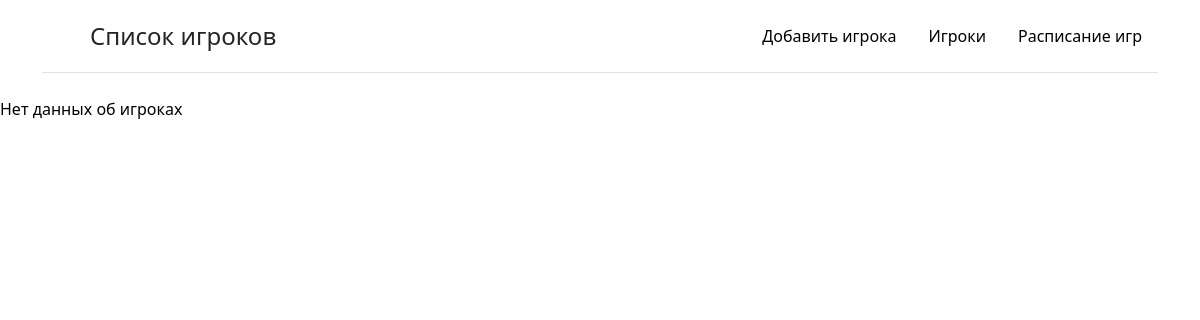
Page /listplayer/ on the earlier database version.
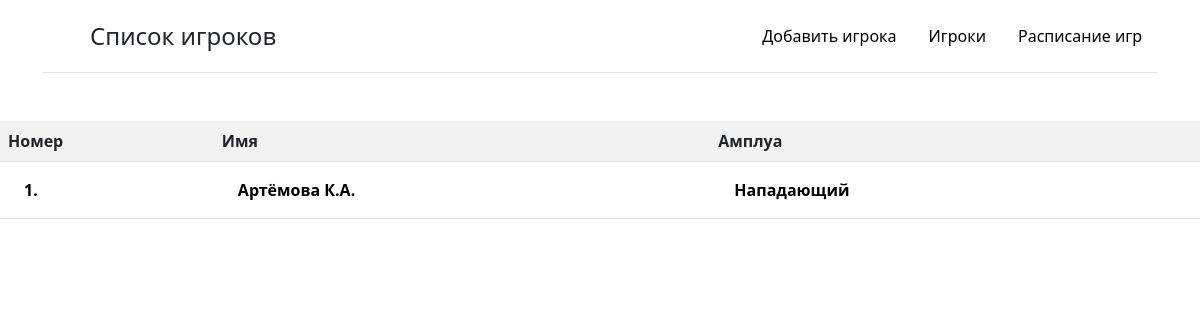
Same page on the later database version.
### bd_team/models.py (models this page shows, shortened)
class Player(models.Model):
    name = models.CharField(max_length=100, null = False, verbose_name= "ФИО")
    date_birth = models.DateField(null = True, verbose_name="Дата рождения")
    citizenship = models.CharField(max_length= 100, null = True, verbose_name="Гражданство")
    role = models.ForeignKey('Category_Player', on_delete=models.PROTECT, null = True, verbose_name="Амплуа")
    number = models.IntegerField(null = False,  unique = True, verbose_name = "Номер")
    photo = models.ImageField(null = True, upload_to="photos/")
    base = models.BooleanField(default=False, verbose_name='Основа')
    def get_absolute_url(self):
        return reverse('player', kwargs={'player_id':self.pk})

class Category_Player(models.Model):
    name = models.CharField(max_length=100, db_index=True, verbose_name='Амплуа')
    def __str__(self):
        return self.name

### bd_team/views.py (the view)
# urls.py: path('listplayer/', ListPlayer.as_view(), name = 'list_players'),
class ListPlayer(ListView):
   model = Player
   template_name = 'bd_team/players_list.html'
   def get_context_data(self, *, object_list=None, **kwargs):
      context = super().get_context_data(**kwargs)
      context['menu'] = menu
      context['title'] = "Список игроков"
      context['head'] = ['Номер', 'Имя', 'Амплуа']
      return context

### bd_team/templates/bd_team/players_list.html
{% extends 'bd_team/base.html' %}
{% block content %}
    {% if object_list %}
<table class="table table-striped table-hover">
    <tr>
      {% for h in head %}
      <th scope="col">{{ h }}</th>
      {% endfor %}
    </tr>
    <div class="btn-group" role="group" aria-label="Basic example">
      {% for p in object_list %}
        <tr>
        <th> <a href="{{ p.get_absolute_url}}"  style="color:black;" class="nav-link"> {{ p.number}}.</a></th>
        <th> <a href="{{ p.get_absolute_url}}"  style="color:black;" class="nav-link"> {{ p.name}}   </a></th>
        <th> <a href="{{ p.get_absolute_url}}"  style="color:black;" class="nav-link"> {{ p.role}}   </a></th>
        </tr>
    </div>
      {% endfor %}
</table>
      {% else %}
     <p>Нет данных об игроках</p>
      {% endif %}
{% endblock %}

Differences in the rows shown:
added Player: number "1", name "Артёмова К.А.", role "Нападающий"
Other differences:
new list line: "Номер"
new list line: "Имя"
new list line: "Амплуа"
text no longer shown: "Нет данных об игроках"
